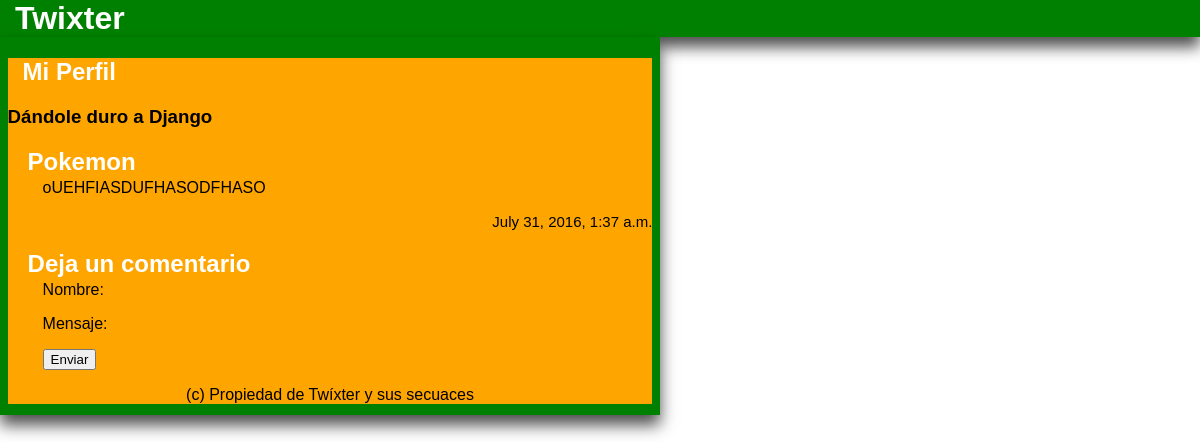
Page /blog/pokemon/ on the committed database.
### posts/models.py (models this page shows, shortened)
class Post(models.Model):
	titulo = models.CharField(max_length= 140)
	fecha = models.DateTimeField(auto_now=True)
	cuerpo = models.TextField()
	publicado = models.BooleanField(default=False)
	slug = models.SlugField(max_length=200,blank= True,null=True)

### posts/views.py (the view)
# urls.py: url(r'^blog/(?P<slug>[-\w]+)/$', views.DetailView.as_view(), name="detalle"),
class DetailView(View):
	def get(self, request,slug):
		template_name = "detalle.html"
		post = Post.objects.get(slug=slug)
		context = {'post':post}
		return render(request, template_name, context)

### posts/templates/detalle.html (shortened to what this page needs)
{%extends 'base.html'%}
{%block content%}
<h1>{{post.titulo}}</h1>
<p>{{post.cuerpo}}</p>
<p id="fecha">{{post.fecha}}</span>
<h1>Deja un comentario</h1>
<form action="" method="POST">
			<p>Nombre: </p>
			<p>Mensaje: </p>
			<p><input type="submit" value="Enviar"></p>
		</form>
{%endblock content%}

### templates/base.html (style rules this page uses)
body { margin:0; padding:0; font-family: sans-serif; }
h1 { color:white; margin-left: 20px; margin-bottom: 0px; }
p { margin-top: 3px; margin-left: 35px; }
#fecha { font-family: sans-serif; text-align: right; font-size: 15px; }

### rows in the picture
Post: titulo "Pokemon", cuerpo "oUEHFIASDUFHASODFHASO", fecha "July 31, 2016, 1:37 a.m."
